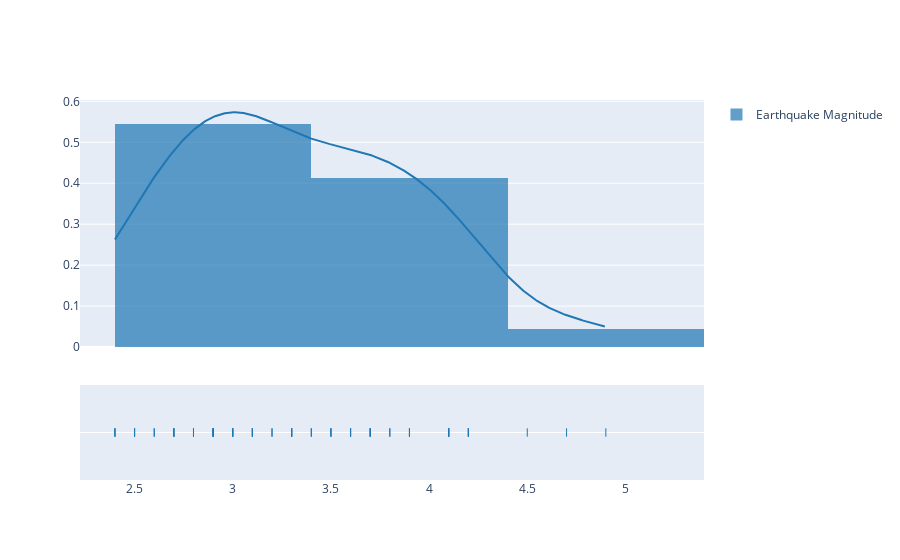

The code cell stored with this chart in its notebook:
### Markdown cell above
**1. PLOTTING EARTHQUAKE MAGNITUDE**

### Code cell
import plotly.figure_factory as ff
fig = ff.create_distplot([df['Mag']], ['Earthquake Magnitude'])
fig.show()

### Figure 1 — Plotly figure (JSON) as saved in the notebook; plotly's stock layout.template omitted (floating-point values rounded to 4 significant figures; data arrays with more than 128 entries replaced by an {"elided": "..."} marker saying what was removed)
{"data": [{"autobinx": false, "histnorm": "probability density", "legendgroup": "Earthquake Magnitude", "marker": {"color": "rgb(31, 119, 180)"}, "name": "Earthquake Magnitude", "opacity": 0.7, "type": "histogram", "x": [3.5, 3.9, 4.5, 4.1, 4.2, 3.4, 3.3, 3.7, 4.2, 4.7, 3.8, 3.7, 3.2, 3, 3.8, 2.8, 2.5, 3.5, 2.9, 2.8, 2.7, 2.6, 2.6, 2.4, 3.1, 2.5, 2.9, 3.1, 3.1, 3.4, 3, 4.2, 3.6, 3.3, 3, 3.9, 3.6, 4.9, 3.3, 3.2, 3.1, 2.7, 3.6, 3.3, 4.1, 3.9, 2.4, 3, 2.9, 2.7, 2.4, 4.1, 2.8, 2.5, 3.9, 3.5, 3.7, 3.6, 2.9, 2.7, 2.9, 2.9, 3.9, 3.3, 4.2, 3.1, 3.7, 4.1], "xaxis": "x", "xbins": {"end": 4.9, "size": 1, "start": 2.4}, "yaxis": "y"}, {"legendgroup": "Earthquake Magnitude", "marker": {"color": "rgb(31, 119, 180)"}, "mode": "lines", "name": "Earthquake Magnitude", "showlegend": false, "type": "scatter", "x": {"elided": "500 float values"}, "xaxis": "x", "y": {"elided": "500 float values"}, "yaxis": "y"}, {"legendgroup": "Earthquake Magnitude", "marker": {"color": "rgb(31, 119, 180)", "symbol": "line-ns-open"}, "mode": "markers", "name": "Earthquake Magnitude", "showlegend": false, "type": "scatter", "x": [3.5, 3.9, 4.5, 4.1, 4.2, 3.4, 3.3, 3.7, 4.2, 4.7, 3.8, 3.7, 3.2, 3, 3.8, 2.8, 2.5, 3.5, 2.9, 2.8, 2.7, 2.6, 2.6, 2.4, 3.1, 2.5, 2.9, 3.1, 3.1, 3.4, 3, 4.2, 3.6, 3.3, 3, 3.9, 3.6, 4.9, 3.3, 3.2, 3.1, 2.7, 3.6, 3.3, 4.1, 3.9, 2.4, 3, 2.9, 2.7, 2.4, 4.1, 2.8, 2.5, 3.9, 3.5, 3.7, 3.6, 2.9, 2.7, 2.9, 2.9, 3.9, 3.3, 4.2, 3.1, 3.7, 4.1], "xaxis": "x", "y": ["Earthquake Magnitude", "Earthquake Magnitude", "Earthquake Magnitude", "Earthquake Magnitude", "Earthquake Magnitude", "Earthquake Magnitude", "Earthquake Magnitude", "Earthquake Magnitude", "Earthquake Magnitude", "Earthquake Magnitude", "Earthquake Magnitude", "Earthquake Magnitude", "Earthquake Magnitude", "Earthquake Magnitude", "Earthquake Magnitude", "Earthquake Magnitude", "Earthquake Magnitude", "Earthquake Magnitude", "Earthquake Magnitude", "Earthquake Magnitude", "Earthquake Magnitude", "Earthquake Magnitude", "Earthquake Magnitude", "Earthquake Magnitude", "Earthquake Magnitude", "Earthquake Magnitude", "Earthquake Magnitude", "Earthquake Magnitude", "Earthquake Magnitude", "Earthquake Magnitude", "Earthquake Magnitude", "Earthquake Magnitude", "Earthquake Magnitude", "Earthquake Magnitude", "Earthquake Magnitude", "Earthquake Magnitude", "Earthquake Magnitude", "Earthquake Magnitude", "Earthquake Magnitude", "Earthquake Magnitude", "Earthquake Magnitude", "Earthquake Magnitude", "Earthquake Magnitude", "Earthquake Magnitude", "Earthquake Magnitude", "Earthquake Magnitude", "Earthquake Magnitude", "Earthquake Magnitude", "Earthquake Magnitude", "Earthquake Magnitude", "Earthquake Magnitude", "Earthquake Magnitude", "Earthquake Magnitude", "Earthquake Magnitude", "Earthquake Magnitude", "Earthquake Magnitude", "Earthquake Magnitude", "Earthquake Magnitude", "Earthquake Magnitude", "Earthquake Magnitude", "Earthquake Magnitude", "Earthquake Magnitude", "Earthquake Magnitude", "Earthquake Magnitude", "Earthquake Magnitude", "Earthquake Magnitude", "Earthquake Magnitude", "Earthquake Magnitude"], "yaxis": "y2"}], "layout": {"barmode": "overlay", "hovermode": "closest", "legend": {"traceorder": "reversed"}, "xaxis": {"anchor": "y2", "domain": [0, 1], "zeroline": false}, "yaxis": {"anchor": "free", "domain": [0.35, 1], "position": 0}, "yaxis2": {"anchor": "x", "domain": [0, 0.25], "dtick": 1, "showticklabels": false}}}
